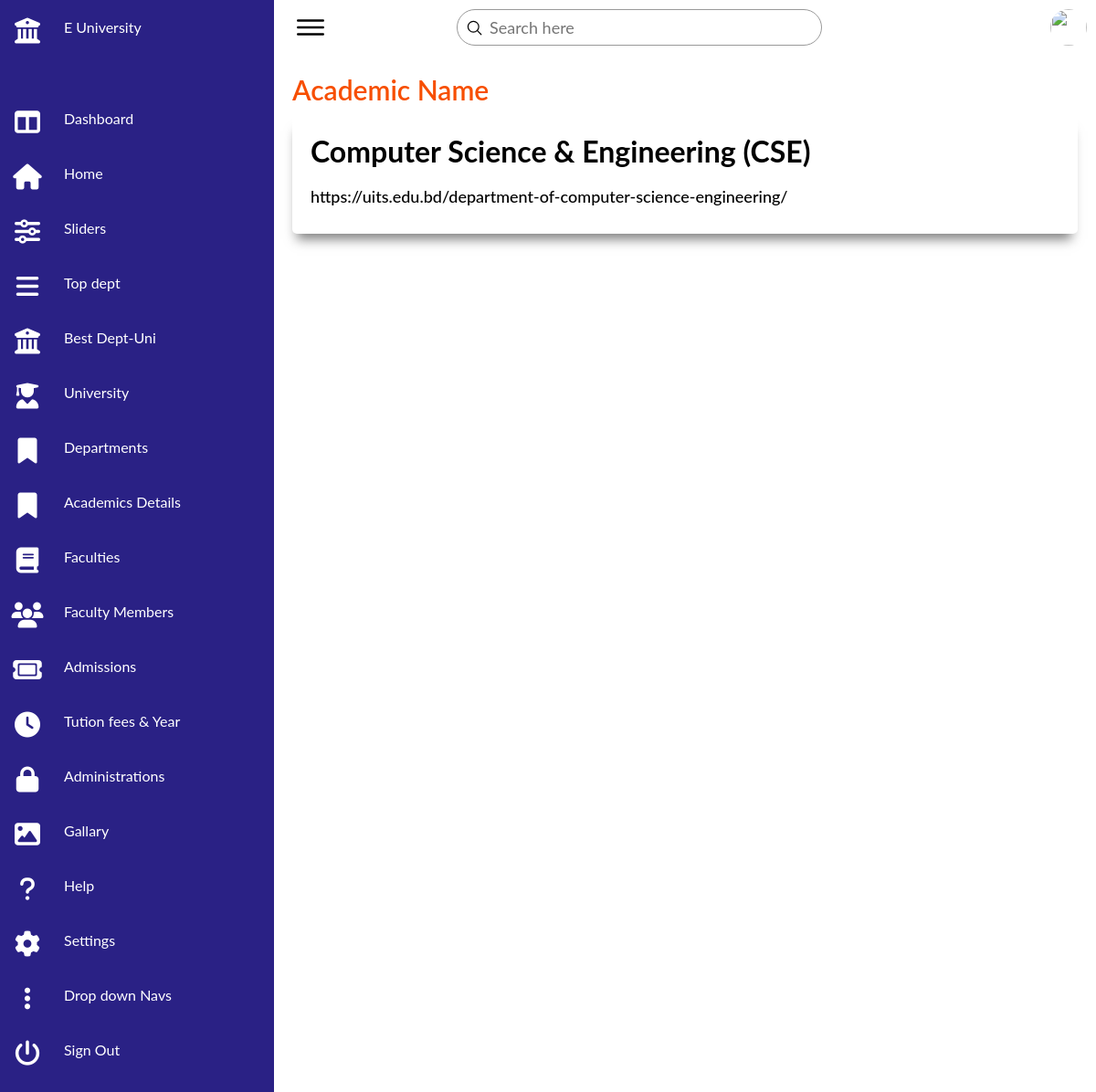
Screenshot of /view-academic.php?id=1 with the database file from the repository.
### tables this page shows
CREATE TABLE `academic` (
  `id` int NOT NULL,
  `name` varchar(255) NOT NULL,
  `university_id` int NOT NULL,
  `web` varchar(255) NOT NULL
);

### view-academic.php (the view, shortened to what this page needs)
<!DOCTYPE html>
<html lang="en">
<head>
    <link rel="stylesheet" href="https://cdnjs.cloudflare.com/ajax/libs/font-awesome/6.2.1/css/all.min.css">
    <link rel="stylesheet" href="css/admin.css">
    <link rel="stylesheet" href="css/style.css">
</head>
<body>
    <div class="container">
        <?php include_once 'admin-nav.php'?>
        <div class="main">
            <div class="topbar">
                <div class="toggle">
                    <ion-icon name="menu-outline"></ion-icon>
                </div>
                <div class="search">
                    <label>
                        <input type="text" placeholder="Search here">
                        <ion-icon name="search-outline"></ion-icon>
                    </label>
                </div>
                <div class="user">
                    <img src="assets/imgs/customer01.jpg" alt="">
                </div>
            </div>
            <div class="table">
                <div class="text">
                    <h1>Academic Name</h1>
                </div>
                <?php
                include_once 'config.php';
                $id = $_GET['id'];
                $sql = "SELECT * FROM academic WHERe id = '$id'";
                $result = mysqli_query($conn,$sql);
                if(mysqli_num_rows($result)>0){
                    while($row = mysqli_fetch_assoc($result)){
                ?>
               <div class="view-category">
                <h1><?= $row['name']?></h1>
                <br>
                <p><?= $row['web']?></p>
                <?php } } ?>
            </div>
        </div>
    </div>
</body>
</html>

### css/admin.css (style rules this page uses)
* { font-family: "Ubuntu", sans-serif; margin: 0; padding: 0; box-sizing: border-box; }
:root { --blue: #2a2185; --white: #fff; --gray: #f5f5f5; --black1: #222; --black2: #999; }
body { overflow-x: hidden; }
.container { position: relative; width: 100%; display: flex; justify-content: space-between; align-items: center; height: 100%; }
.main { position: absolute; width: calc(100% - 300px); left: 300px; height: 100%; background: var(--white); transition: 0.5s; }
.topbar { width: 100%; height: 60px; display: flex; justify-content: space-between; align-items: center; padding: 0 10px; }
.toggle { position: relative; width: 60px; height: 60px; display: flex; justify-content: center; align-items: center; font-size: 2.5rem; cursor: pointer; }
.search { position: relative; width: 400px; margin: 0 10px; }
.search label { position: relative; width: 100%; }
.search label input { width: 100%; height: 40px; border-radius: 40px; padding: 5px 20px; padding-left: 35px; font-size: 18px; outline: none; border: 1px solid var(--black2); }
.search label ion-icon { position: absolute; top: 0; left: 10px; font-size: 1.2rem; }
.user { position: relative; width: 40px; height: 40px; border-radius: 50%; overflow: hidden; cursor: pointer; }
.user img { position: absolute; top: 0; left: 0; width: 100%; height: 100%; object-fit: cover; }
.table { padding: 20px; width: 100%; }
.table .text h1 { font-size: 30px; font-weight: 600; margin-bottom: 10px; color: rgb(247, 78, 0); }
.table .view-category { padding: 20px; width: 100%; background: white; border-radius: 5px; box-shadow: -1px 12px 12px -6px rgba(0,0,0,0.5); }
.table .view-category p { font-size: 18px; font-weight: 500; margin-bottom: 10px; color: rgb(0, 0, 0); }

### css/style.css (style rules this page uses)
* { margin: 0; padding: 0; box-sizing: border-box; text-decoration: none; list-style: none; scroll-behavior: smooth; font-family: 'Lato', sans-serif; }

### rows the page displays
academic: name "Computer Science & Engineering (CSE)", web "https://uits.edu.bd/department-of-computer-science-engineering/"
